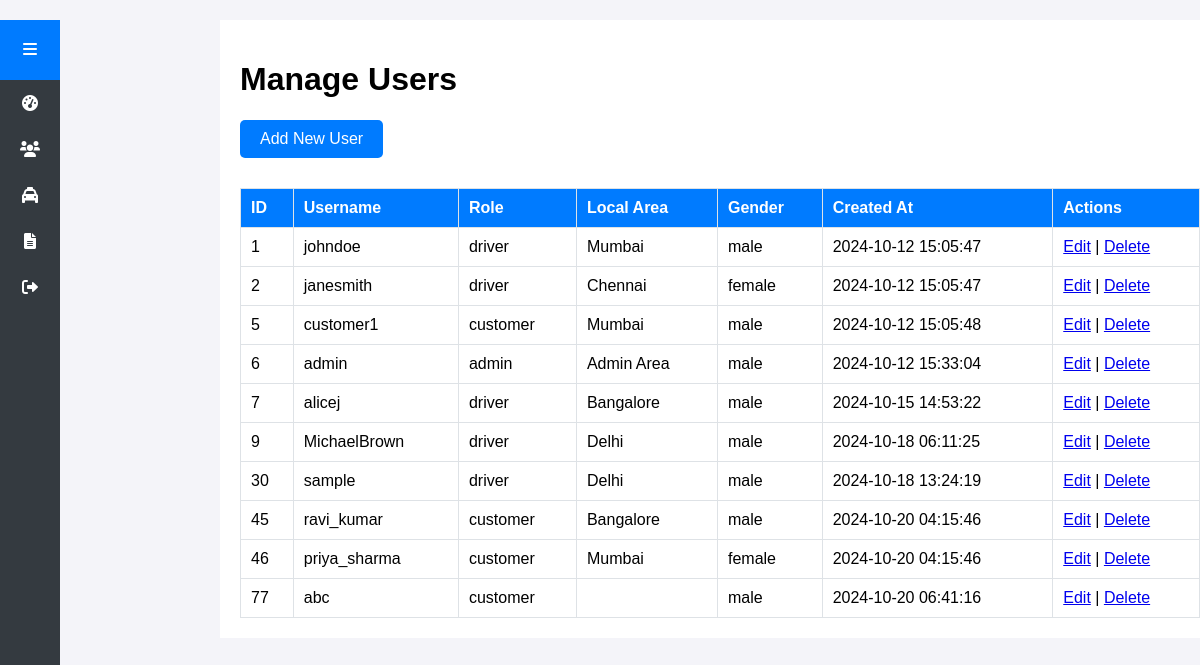
The page /admin/manage_users.php (signed in) on the database its author committed.
### tables this page shows
CREATE TABLE `users` (
  `id` int NOT NULL,
  `username` varchar(255) NOT NULL,
  `password` varchar(255) NOT NULL,
  `role` enum('admin','driver','renter','customer') NOT NULL,
  `local_area` varchar(255) DEFAULT NULL,
  `gender` enum('male','female','other') DEFAULT NULL,
  `created_at` timestamp NULL DEFAULT CURRENT_TIMESTAMP
);

### admin/manage_users.php (the view, shortened to what this page needs)
<?php
include 'db_connection.php';
$sql = "SELECT * FROM users";
$result = $conn->query($sql);
?>
<!DOCTYPE html>
<html lang="en">
<head>
    <link rel="stylesheet" href="../styles.css">
    <link rel="stylesheet" href="https://cdnjs.cloudflare.com/ajax/libs/font-awesome/6.0.0-beta3/css/all.min.css">
</head>
<body>
    <div class="sidebar" id="sidebar">
        <div class="sidebar-header">
            <div class="menu-toggle" id="menu-toggle">
                <i class="fas fa-bars"></i>
            </div>
        </div>
        <div class="sidebar-menu" id="sidebar-menu">
            <a href="admin_dashboard.php"><i class="fas fa-tachometer-alt"></i><span class="menu-text">Dashboard</span></a>
            <a href="manage_users.php"><i class="fas fa-users"></i><span class="menu-text">Manage Users</span></a>
            <a href="manage_cabs.php"><i class="fas fa-taxi"></i><span class="menu-text">Manage Cabs</span></a>
            <a href="manage_bookings.php"><i class="fas fa-file-alt"></i><span class="menu-text">Manage Bookings</span></a>
            <a href="logout.php"><i class="fas fa-sign-out-alt"></i><span class="menu-text">Logout</span></a>
        </div>
    </div>
    <div class="container">
        <h1>Manage Users</h1>
        <a href="add_user.php" class="add-user-btn">Add New User</a>
        <table>
            <thead>
                <tr>
                    <th>ID</th>
                    <th>Username</th>
                    <th>Role</th>
                    <th>Local Area</th>
                    <th>Gender</th>
                    <th>Created At</th>
                    <th>Actions</th>
                </tr>
            </thead>
            <tbody>
                <?php while($row = $result->fetch_assoc()) { ?>
                <tr>
                    <td><?php echo $row['id']; ?></td>
                    <td><?php echo $row['username']; ?></td>
                    <td><?php echo $row['role']; ?></td>
                    <td><?php echo $row['local_area']; ?></td>
                    <td><?php echo $row['gender']; ?></td>
                    <td><?php echo $row['created_at']; ?></td>
                    <td>
                        <a href="edit_user.php?id=<?php echo $row['id']; ?>">Edit</a> |
                        <a href="delete_user.php?id=<?php echo $row['id']; ?>" onclick="return confirm('Are you sure?')">Delete</a>
                    </td>
                </tr>
                <?php } ?>
            </tbody>
        </table>
    </div>
</body>
</html>

### styles.css (style rules this page uses)
body { font-family: Arial, sans-serif; background-color: #f4f4f4; margin: 0; padding: 0; }

### admin/manage_users.php (style rules this page uses)
body { background-color: #f4f4f9; font-family: Arial, sans-serif; margin: 0; padding: 0; }
.sidebar { width: 60px; height: 100vh; background-color: #343a40; position: fixed; transition: width 0.3s; }
.sidebar-header { display: flex; justify-content: center; align-items: center; height: 60px; background-color: #007BFF; }
.menu-toggle { cursor: pointer; color: white; }
.sidebar-menu { display: flex; flex-direction: column; align-items: center; }
.sidebar-menu a { padding: 15px 0; color: white; text-decoration: none; display: flex; justify-content: center; align-items: center; width: 100%; }
.container { margin-left: 220px; padding: 20px; }
table { width: 100%; border-collapse: collapse; margin-top: 20px; }
table, th, td { border: 1px solid #dee2e6; }
th, td { padding: 10px; text-align: left; }
th { background-color: #007BFF; color: white; }
a.add-user-btn { display: inline-block; padding: 10px 20px; background-color: #007BFF; color: white; text-decoration: none; border-radius: 5px; margin-bottom: 10px; }

### rows shown on the page
users: id "1", username "johndoe", role "driver", local_area "Mumbai", gender "male", created_at "2024-10-12 15:05:47"
users: id "2", username "janesmith", role "driver", local_area "Chennai", gender "female", created_at "2024-10-12 15:05:47"
users: id "5", username "customer1", role "customer", local_area "Mumbai", gender "male", created_at "2024-10-12 15:05:48"
users: id "6", username "admin", role "admin", local_area "Admin Area", gender "male", created_at "2024-10-12 15:33:04"
users: id "7", username "alicej", role "driver", local_area "Bangalore", gender "male", created_at "2024-10-15 14:53:22"
users: id "9", username "MichaelBrown", role "driver", local_area "Delhi", gender "male", created_at "2024-10-18 06:11:25"
users: id "30", username "sample", role "driver", local_area "Delhi", gender "male", created_at "2024-10-18 13:24:19"
users: id "45", username "ravi_kumar", role "customer", local_area "Bangalore", gender "male", created_at "2024-10-20 04:15:46"
users: id "46", username "priya_sharma", role "customer", local_area "Mumbai", gender "female", created_at "2024-10-20 04:15:46"
users: id "77", username "abc", role "customer", gender "male", created_at "2024-10-20 06:41:16"
